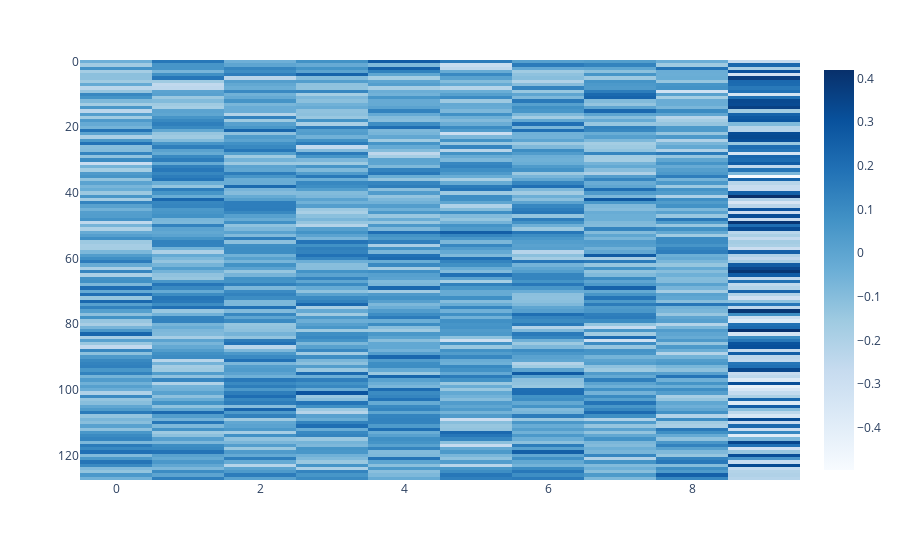

Notebook source saved alongside this figure:
### Code cell
plot.imshow(model.W_U)

### Figure 1 — Plotly figure (JSON) as saved in the notebook; plotly's stock layout.template omitted (floating-point values rounded to 4 significant figures; data arrays with more than 128 entries replaced by an {"elided": "..."} marker saying what was removed)
{"data": [{"coloraxis": "coloraxis", "hovertemplate": "x: %{x}<br>y: %{y}<br>color: %{z}<extra></extra>", "name": "0", "type": "heatmap", "xaxis": "x", "yaxis": "y", "z": {"elided": "128x10 float values"}}], "layout": {"coloraxis": {"colorscale": [[0, "rgb(247,251,255)"], [0.125, "rgb(222,235,247)"], [0.25, "rgb(198,219,239)"], [0.375, "rgb(158,202,225)"], [0.5, "rgb(107,174,214)"], [0.625, "rgb(66,146,198)"], [0.75, "rgb(33,113,181)"], [0.875, "rgb(8,81,156)"], [1, "rgb(8,48,107)"]]}, "margin": {"t": 60}, "xaxis": {"anchor": "y", "domain": [0, 1]}, "yaxis": {"anchor": "x", "autorange": "reversed", "domain": [0, 1]}}}
